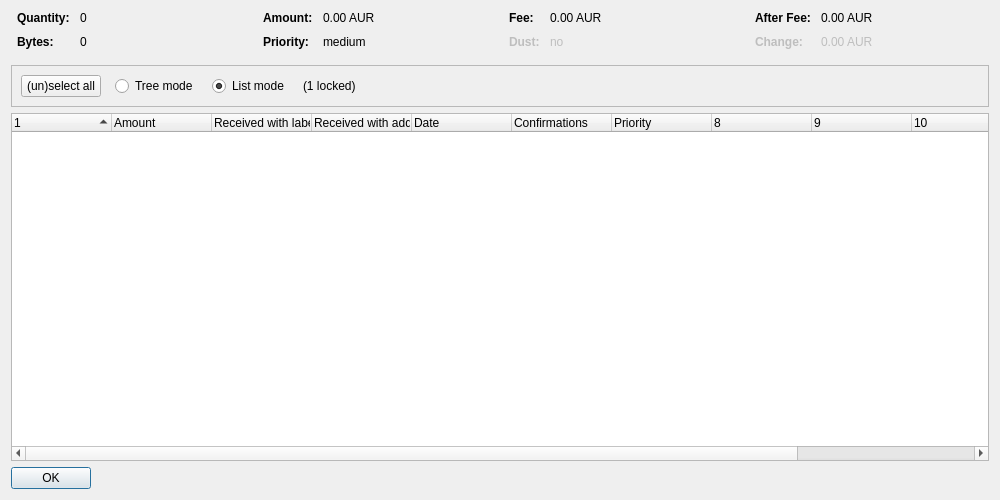
<?xml version="1.0" encoding="UTF-8"?>
<ui version="4.0">
 <class>CoinControlDialog</class>
 <widget class="QDialog" name="CoinControlDialog">
  <property name="geometry">
   <rect>
    <x>0</x>
    <y>0</y>
    <width>1000</width>
    <height>500</height>
   </rect>
  </property>
  <property name="windowTitle">
   <string>Coin Selection</string>
  </property>
  <layout class="QVBoxLayout" name="verticalLayout">
   <item>
    <layout class="QHBoxLayout" name="horizontalLayoutTop" stretch="0,0,0,0">
     <property name="topMargin">
      <number>0</number>
     </property>
     <property name="bottomMargin">
      <number>10</number>
     </property>
     <item>
      <layout class="QFormLayout" name="formLayoutCoinControl1">
       <property name="horizontalSpacing">
        <number>10</number>
       </property>
       <property name="verticalSpacing">
        <number>10</number>
       </property>
       <property name="leftMargin">
        <number>6</number>
       </property>
       <property name="rightMargin">
        <number>6</number>
       </property>
       <item row="0" column="0">
        <widget class="QLabel" name="labelCoinControlQuantityText">
         <property name="font">
          <font>
           <weight>75</weight>
           <bold>true</bold>
          </font>
         </property>
         <property name="text">
          <string>Quantity:</string>
         </property>
        </widget>
       </item>
       <item row="0" column="1">
        <widget class="QLabel" name="labelCoinControlQuantity">
         <property name="cursor">
          <cursorShape>IBeamCursor</cursorShape>
         </property>
         <property name="contextMenuPolicy">
          <enum>Qt::ActionsContextMenu</enum>
         </property>
         <property name="text">
          <string notr="true">0</string>
         </property>
         <property name="textInteractionFlags">
          <set>Qt::LinksAccessibleByMouse|Qt::TextSelectableByKeyboard|Qt::TextSelectableByMouse</set>
         </property>
        </widget>
       </item>
       <item row="1" column="0">
        <widget class="QLabel" name="labelCoinControlBytesText">
         <property name="font">
          <font>
           <weight>75</weight>
           <bold>true</bold>
          </font>
         </property>
         <property name="text">
          <string>Bytes:</string>
         </property>
        </widget>
       </item>
       <item row="1" column="1">
        <widget class="QLabel" name="labelCoinControlBytes">
         <property name="cursor">
          <cursorShape>IBeamCursor</cursorShape>
         </property>
         <property name="contextMenuPolicy">
          <enum>Qt::ActionsContextMenu</enum>
         </property>
         <property name="text">
          <string notr="true">0</string>
         </property>
         <property name="textInteractionFlags">
          <set>Qt::LinksAccessibleByMouse|Qt::TextSelectableByKeyboard|Qt::TextSelectableByMouse</set>
         </property>
        </widget>
       </item>
      </layout>
     </item>
     <item>
      <layout class="QFormLayout" name="formLayoutCoinControl2">
       <property name="horizontalSpacing">
        <number>10</number>
       </property>
       <property name="verticalSpacing">
        <number>10</number>
       </property>
       <property name="leftMargin">
        <number>6</number>
       </property>
       <property name="rightMargin">
        <number>6</number>
       </property>
       <item row="0" column="0">
        <widget class="QLabel" name="labelCoinControlAmountText">
         <property name="font">
          <font>
           <weight>75</weight>
           <bold>true</bold>
          </font>
         </property>
         <property name="text">
          <string>Amount:</string>
         </property>
        </widget>
       </item>
       <item row="0" column="1">
        <widget class="QLabel" name="labelCoinControlAmount">
         <property name="cursor">
          <cursorShape>IBeamCursor</cursorShape>
         </property>
         <property name="contextMenuPolicy">
          <enum>Qt::ActionsContextMenu</enum>
         </property>
         <property name="text">
          <string notr="true">0.00 AUR</string>
         </property>
         <property name="textInteractionFlags">
          <set>Qt::LinksAccessibleByMouse|Qt::TextSelectableByKeyboard|Qt::TextSelectableByMouse</set>
         </property>
        </widget>
       </item>
       <item row="1" column="0">
        <widget class="QLabel" name="labelCoinControlPriorityText">
         <property name="font">
          <font>
           <weight>75</weight>
           <bold>true</bold>
          </font>
         </property>
         <property name="text">
          <string>Priority:</string>
         </property>
        </widget>
       </item>
       <item row="1" column="1">
        <widget class="QLabel" name="labelCoinControlPriority">
         <property name="cursor">
          <cursorShape>IBeamCursor</cursorShape>
         </property>
         <property name="contextMenuPolicy">
          <enum>Qt::ActionsContextMenu</enum>
         </property>
         <property name="text">
          <string notr="true">medium</string>
         </property>
         <property name="textInteractionFlags">
          <set>Qt::LinksAccessibleByMouse|Qt::TextSelectableByKeyboard|Qt::TextSelectableByMouse</set>
         </property>
        </widget>
       </item>
      </layout>
     </item>
     <item>
      <layout class="QFormLayout" name="formLayoutCoinControl3">
       <property name="horizontalSpacing">
        <number>10</number>
       </property>
       <property name="verticalSpacing">
        <number>10</number>
       </property>
       <property name="leftMargin">
        <number>6</number>
       </property>
       <property name="rightMargin">
        <number>6</number>
       </property>
       <item row="0" column="0">
        <widget class="QLabel" name="labelCoinControlFeeText">
         <property name="font">
          <font>
           <weight>75</weight>
           <bold>true</bold>
          </font>
         </property>
         <property name="text">
          <string>Fee:</string>
         </property>
        </widget>
       </item>
       <item row="0" column="1">
        <widget class="QLabel" name="labelCoinControlFee">
         <property name="cursor">
          <cursorShape>IBeamCursor</cursorShape>
         </property>
         <property name="contextMenuPolicy">
          <enum>Qt::ActionsContextMenu</enum>
         </property>
         <property name="text">
          <string notr="true">0.00 AUR</string>
         </property>
         <property name="textInteractionFlags">
          <set>Qt::LinksAccessibleByMouse|Qt::TextSelectableByKeyboard|Qt::TextSelectableByMouse</set>
         </property>
        </widget>
       </item>
       <item row="1" column="0">
        <widget class="QLabel" name="labelCoinControlLowOutputText">
         <property name="enabled">
          <bool>false</bool>
         </property>
         <property name="font">
          <font>
           <weight>75</weight>
           <bold>true</bold>
          </font>
         </property>
         <property name="text">
          <string>Dust:</string>
         </property>
        </widget>
       </item>
       <item row="1" column="1">
        <widget class="QLabel" name="labelCoinControlLowOutput">
         <property name="enabled">
          <bool>false</bool>
         </property>
         <property name="cursor">
          <cursorShape>IBeamCursor</cursorShape>
         </property>
         <property name="contextMenuPolicy">
          <enum>Qt::ActionsContextMenu</enum>
         </property>
         <property name="text">
          <string notr="true">no</string>
         </property>
         <property name="textInteractionFlags">
          <set>Qt::LinksAccessibleByMouse|Qt::TextSelectableByKeyboard|Qt::TextSelectableByMouse</set>
         </property>
        </widget>
       </item>
      </layout>
     </item>
     <item>
      <layout class="QFormLayout" name="formLayoutCoinControl4">
       <property name="horizontalSpacing">
        <number>10</number>
       </property>
       <property name="verticalSpacing">
        <number>10</number>
       </property>
       <property name="leftMargin">
        <number>6</number>
       </property>
       <property name="rightMargin">
        <number>6</number>
       </property>
       <item row="0" column="0">
        <widget class="QLabel" name="labelCoinControlAfterFeeText">
         <property name="font">
          <font>
           <weight>75</weight>
           <bold>true</bold>
          </font>
         </property>
         <property name="text">
          <string>After Fee:</string>
         </property>
        </widget>
       </item>
       <item row="0" column="1">
        <widget class="QLabel" name="labelCoinControlAfterFee">
         <property name="cursor">
          <cursorShape>IBeamCursor</cursorShape>
         </property>
         <property name="contextMenuPolicy">
          <enum>Qt::ActionsContextMenu</enum>
         </property>
         <property name="text">
          <string notr="true">0.00 AUR</string>
         </property>
         <property name="textInteractionFlags">
          <set>Qt::LinksAccessibleByMouse|Qt::TextSelectableByKeyboard|Qt::TextSelectableByMouse</set>
         </property>
        </widget>
       </item>
       <item row="1" column="0">
        <widget class="QLabel" name="labelCoinControlChangeText">
         <property name="enabled">
          <bool>false</bool>
         </property>
         <property name="font">
          <font>
           <weight>75</weight>
           <bold>true</bold>
          </font>
         </property>
         <property name="text">
          <string>Change:</string>
         </property>
        </widget>
       </item>
       <item row="1" column="1">
        <widget class="QLabel" name="labelCoinControlChange">
         <property name="enabled">
          <bool>false</bool>
         </property>
         <property name="cursor">
          <cursorShape>IBeamCursor</cursorShape>
         </property>
         <property name="contextMenuPolicy">
          <enum>Qt::ActionsContextMenu</enum>
         </property>
         <property name="text">
          <string notr="true">0.00 AUR</string>
         </property>
         <property name="textInteractionFlags">
          <set>Qt::LinksAccessibleByMouse|Qt::TextSelectableByKeyboard|Qt::TextSelectableByMouse</set>
         </property>
        </widget>
       </item>
      </layout>
     </item>
    </layout>
   </item>
   <item>
    <widget class="QFrame" name="frame">
     <property name="minimumSize">
      <size>
       <width>0</width>
       <height>40</height>
      </size>
     </property>
     <property name="frameShape">
      <enum>QFrame::StyledPanel</enum>
     </property>
     <property name="frameShadow">
      <enum>QFrame::Sunken</enum>
     </property>
     <layout class="QHBoxLayout" name="horizontalLayout">
      <item>
       <layout class="QHBoxLayout" name="horizontalLayoutPanel" stretch="0,0,0,0,0">
        <property name="spacing">
         <number>14</number>
        </property>
        <item>
         <widget class="QPushButton" name="pushButtonSelectAll">
          <property name="sizePolicy">
           <sizepolicy hsizetype="Maximum" vsizetype="Fixed">
            <horstretch>0</horstretch>
            <verstretch>0</verstretch>
           </sizepolicy>
          </property>
          <property name="text">
           <string>(un)select all</string>
          </property>
          <property name="autoDefault">
           <bool>false</bool>
          </property>
         </widget>
        </item>
        <item>
         <widget class="QRadioButton" name="radioTreeMode">
          <property name="sizePolicy">
           <sizepolicy hsizetype="Maximum" vsizetype="Fixed">
            <horstretch>0</horstretch>
            <verstretch>0</verstretch>
           </sizepolicy>
          </property>
          <property name="text">
           <string>Tree mode</string>
          </property>
         </widget>
        </item>
        <item>
         <widget class="QRadioButton" name="radioListMode">
          <property name="sizePolicy">
           <sizepolicy hsizetype="Maximum" vsizetype="Fixed">
            <horstretch>0</horstretch>
            <verstretch>0</verstretch>
           </sizepolicy>
          </property>
          <property name="text">
           <string>List mode</string>
          </property>
          <property name="checked">
           <bool>true</bool>
          </property>
         </widget>
        </item>
        <item>
         <widget class="QLabel" name="labelLocked">
          <property name="text">
           <string notr="true">(1 locked)</string>
          </property>
         </widget>
        </item>
        <item>
         <spacer name="horizontalSpacer">
          <property name="orientation">
           <enum>Qt::Horizontal</enum>
          </property>
          <property name="sizeHint" stdset="0">
           <size>
            <width>40</width>
            <height>20</height>
           </size>
          </property>
         </spacer>
        </item>
       </layout>
      </item>
     </layout>
    </widget>
   </item>
   <item>
    <widget class="CoinControlTreeWidget" name="treeWidget">
     <property name="contextMenuPolicy">
      <enum>Qt::CustomContextMenu</enum>
     </property>
     <property name="sortingEnabled">
      <bool>false</bool>
     </property>
     <property name="columnCount">
      <number>12</number>
     </property>
     <attribute name="headerShowSortIndicator" stdset="0">
      <bool>true</bool>
     </attribute>
     <attribute name="headerStretchLastSection">
      <bool>false</bool>
     </attribute>
     <column>
      <property name="text">
       <string/>
      </property>
     </column>
     <column>
      <property name="text">
       <string>Amount</string>
      </property>
     </column>
     <column>
      <property name="text">
       <string>Received with label</string>
      </property>
     </column>
     <column>
      <property name="text">
       <string>Received with address</string>
      </property>
     </column>
     <column>
      <property name="text">
       <string>Date</string>
      </property>
     </column>
     <column>
      <property name="text">
       <string>Confirmations</string>
      </property>
      <property name="toolTip">
       <string>Confirmed</string>
      </property>
     </column>
     <column>
      <property name="text">
       <string>Priority</string>
      </property>
     </column>
     <column>
      <property name="text">
       <string/>
      </property>
     </column>
     <column>
      <property name="text">
       <string/>
      </property>
     </column>
     <column>
      <property name="text">
       <string/>
      </property>
     </column>
     <column>
      <property name="text">
       <string/>
      </property>
     </column>
     <column>
      <property name="text">
       <string/>
      </property>
     </column>
    </widget>
   </item>
   <item>
    <widget class="QDialogButtonBox" name="buttonBox">
     <property name="sizePolicy">
      <sizepolicy hsizetype="Maximum" vsizetype="Fixed">
       <horstretch>0</horstretch>
       <verstretch>0</verstretch>
      </sizepolicy>
     </property>
     <property name="orientation">
      <enum>Qt::Horizontal</enum>
     </property>
     <property name="standardButtons">
      <set>QDialogButtonBox::Ok</set>
     </property>
    </widget>
   </item>
  </layout>
 </widget>
 <customwidgets>
  <customwidget>
   <class>CoinControlTreeWidget</class>
   <extends>QTreeWidget</extends>
   <header>coincontroltreewidget.h</header>
  </customwidget>
 </customwidgets>
 <resources/>
 <connections/>
</ui>
